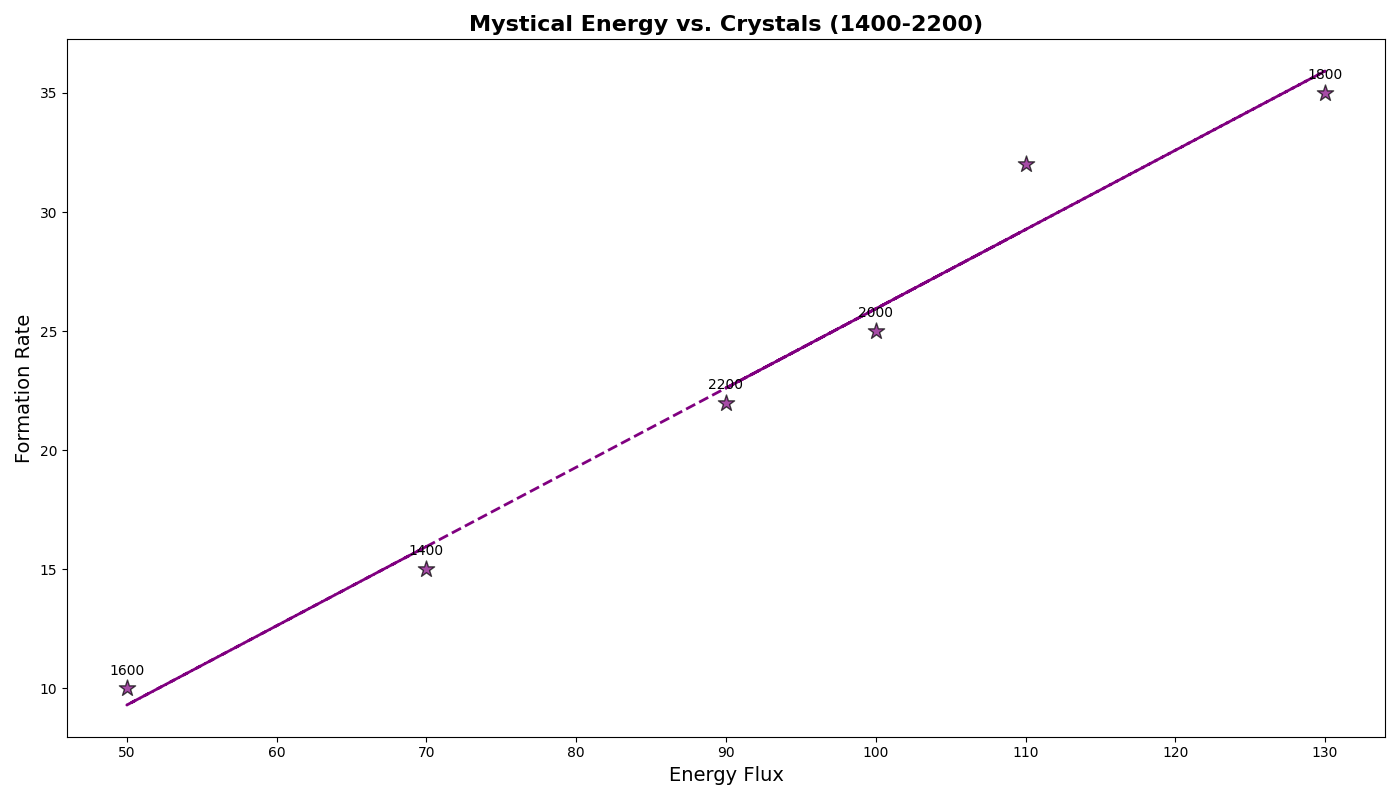

Source code (Python):
import numpy as np
import matplotlib.pyplot as plt

centuries = np.arange(1400, 2300, 200)
energy_flux = np.array([70, 50, 130, 100, 90, 110])
crystal_formation = np.array([15, 10, 35, 25, 22, 32])

fig, ax = plt.subplots(figsize=(14, 8))

# Apply a single color consistently across all data groups
common_color = 'purple'

ax.scatter(energy_flux, crystal_formation, color=common_color, edgecolor='black', s=150, marker='*', alpha=0.7)

ax.set_title("Mystical Energy vs. Crystals (1400-2200)", fontsize=16, fontweight='bold')
ax.set_xlabel("Energy Flux", fontsize=14)
ax.set_ylabel("Formation Rate", fontsize=14)

for i, century in enumerate(centuries):
    ax.annotate(f'{century}', (energy_flux[i], crystal_formation[i]), textcoords="offset points", xytext=(0, 10), ha='center', fontsize=10)

# Fit line using the same common color
fit = np.polyfit(energy_flux, crystal_formation, 1)
fit_fn = np.poly1d(fit)
ax.plot(energy_flux, fit_fn(energy_flux), color=common_color, linestyle='--', linewidth=2)

plt.tight_layout()
plt.show()
